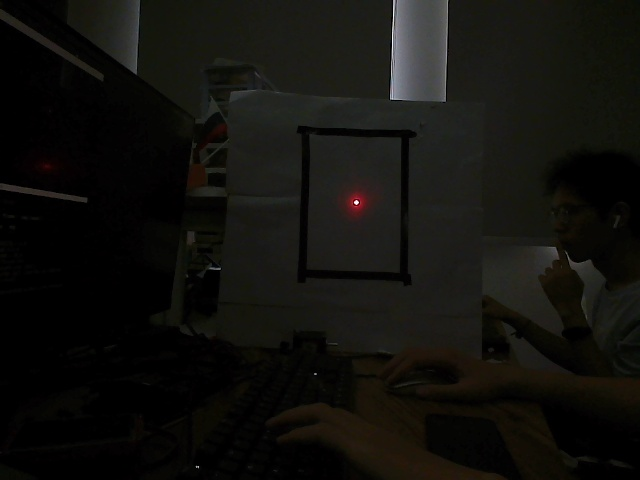
#> input picture img/frame1.jpg, 640 x 480 px
$ python test.py
#> lines starting #> are read from the running program, lines starting #| are printed output that depends on the picture
import cv2

img1 = cv2.imread("./img/frame1.jpg")
#> img1 is the input picture: shape (480, 640, 3); mean B, G, R 13.3, 16.8, 17.4
img2 = cv2.imread("./img/frame2.jpg")
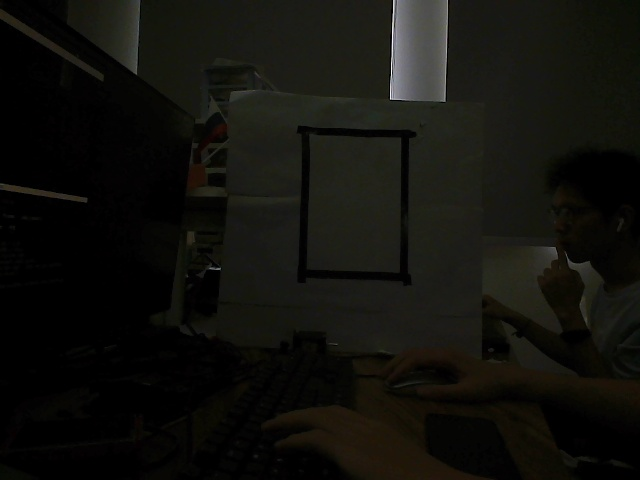
#> input picture img/frame2.jpg, 640 x 480 px
#> img2 is the input picture: shape (480, 640, 3); mean B, G, R 12.7, 17, 17.2

img1_Gauss = cv2.GaussianBlur(img1, (3, 3), 1)
img2_Gauss = cv2.GaussianBlur(img2, (3, 3), 1)
img1_blur = cv2.blur(img1_Gauss, (5, 5))
img2_blur = cv2.blur(img2_Gauss, (5, 5))

out = cv2.subtract(img2_blur,img1_blur)
cv2.imshow("img2_blur", img2_blur)
cv2.imshow("img1_blur", img1_blur)
cv2.imshow("out", out)
cv2.imshow("out-0", out[:,:,0])
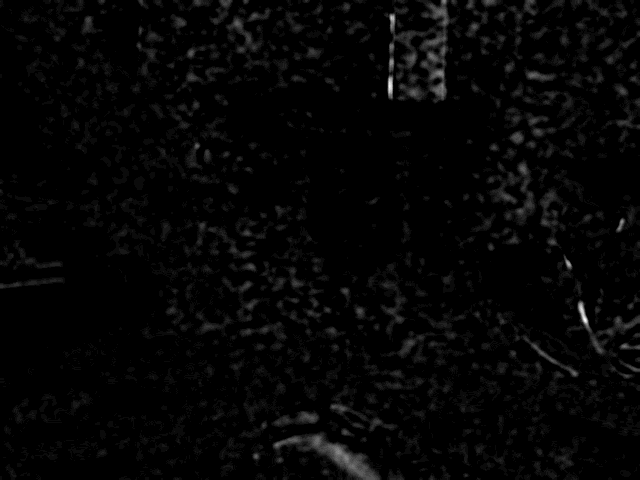
#> window 'out-0': shape (480, 640); min 0, max 22, mean 0.5; drawn with min black and max white
cv2.imshow("out-1", out[:,:,1])
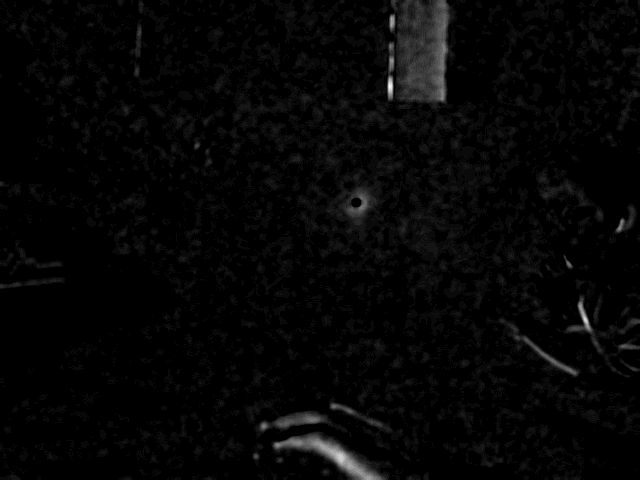
#> window 'out-1': shape (480, 640); min 0, max 25, mean 0.6; drawn with min black and max white
cv2.imshow("out-2", out[:,:,2])
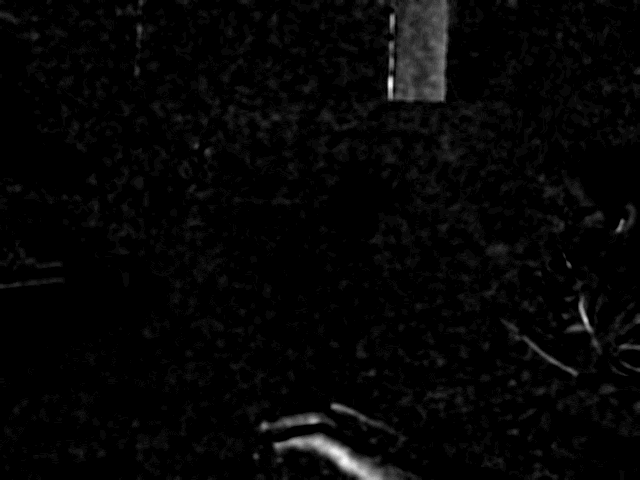
#> window 'out-2': shape (480, 640); min 0, max 26, mean 0.6; drawn with min black and max white
cv2.waitKey(0)
